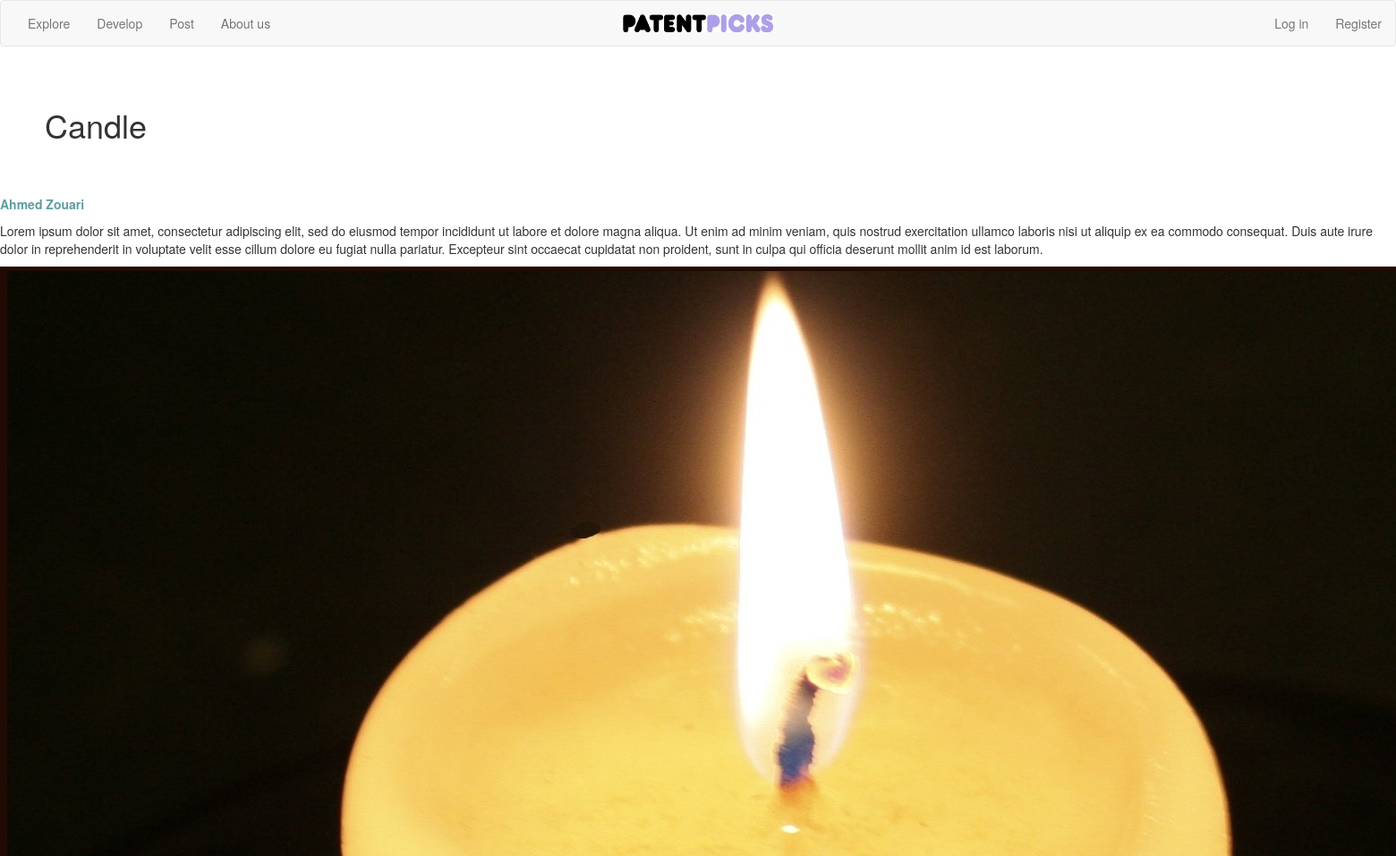
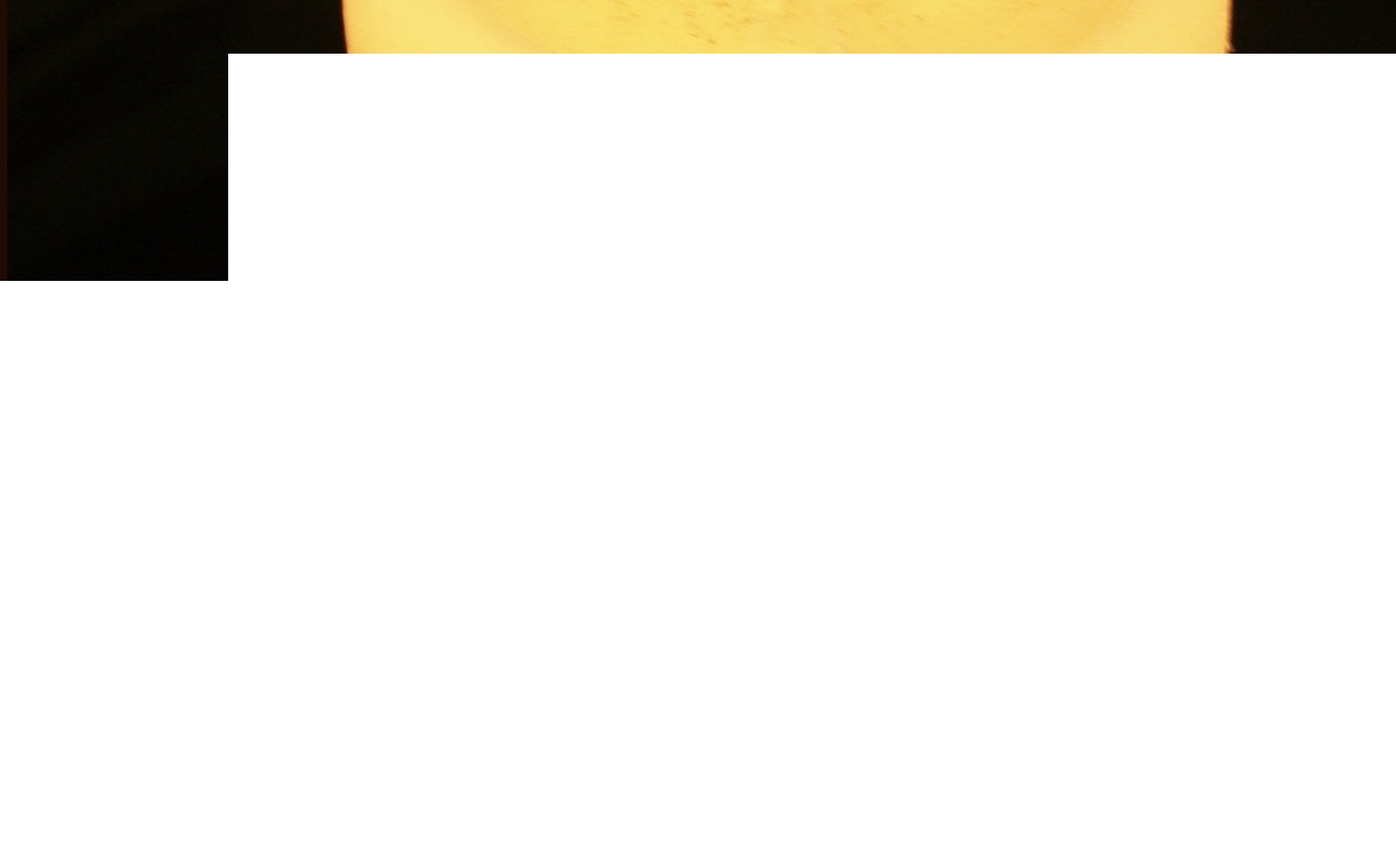
/PP_Inventions/this-is-a-nice-test/, run on the app's committed database (2 pictures, top to bottom).
### PP_Core/models.py (models this page shows, shortened)
class Invention(models.Model):
    inventor = models.ForeignKey(Inventor)
    category = models.ForeignKey(Category)
    invention_name = models.CharField(max_length=250)
    description = models.TextField()
    picture = models.ImageField(upload_to='inventions/%Y/%m/%d/')
    video = models.URLField(max_length=200)
    price = models.DecimalField(max_digits=19, decimal_places=2, default=0.00)
    add_date = models.DateTimeField(auto_now_add=True, blank=True)
    slug = AutoSlugField(populate_from='invention_name', unique_with='add_date__day')

class Inventor(models.Model):
    user = models.ForeignKey(User)
    bio = models.TextField()
    add_date = models.DateTimeField(auto_now_add=True, blank=True)

### PP_Inventions/views.py (the view)
# urls.py: url(r'^(?P<slug>[\w-]+)/$', views.invention, name='invention'),
def invention(request, slug):
    invention = get_object_or_404(Invention, slug=slug)
    return render(request, 'PP_Inventions/invention.html', {'invention': invention})

### PP_Inventions/templates/PP_Inventions/invention.html (shortened to what this page needs)
{% extends 'PP_Core/base.html' %}
{% load static %}
{% block content %}
<h1>{{ invention.invention_name }}</h1>
<p class="invention-author">{{ invention.inventor.user.first_name }} {{ invention.inventor.user.last_name }}</p>
    <p> {{ invention.description }}</p>
<img src="{{ MEDIA_URL }}{{ invention.picture }}">
<p>Current Price: ${{ invention.price }}</p>
{% load embed_video_tags %}
<a href="/PP_Inventions/inventions.html">back to inventions</a>
{% endblock %}

### PP_Core/static/PP_Core/PP_Core.css (style rules this page uses)
html { width: 100%; height: 100%; font-family: Helvetica, sans-serif; min-width: 500px; }
h1 { padding: 50px; line-height: 1em; }
a { color: #4A90E2; }
.invention-author { text-align: left; font-family: "Helvetica Neue", Helvetica, Arial, sans-serif; color: cadetblue; font-weight: bold; }

### data on the page
Invention: invention_name "Candle", inventor.user.first_name "Ahmed", inventor.user.last_name "Zouari", description "Lorem ipsum dolor sit amet, consectetur adipiscing elit, sed do eiusmod tempor incididunt ut labore et dolore magna aliqua. Ut enim ad minim veniam, quis nostrud exercitation ullamco laboris nisi ut aliquip ex ea commodo consequat. Duis aute irure dolor in reprehenderit in voluptate velit esse cillum dolore eu fugiat nulla pariatur. Excepteur sint occaecat cupidatat non proident, sunt in culpa qui officia deserunt mollit anim id est laborum.", picture (picture)
